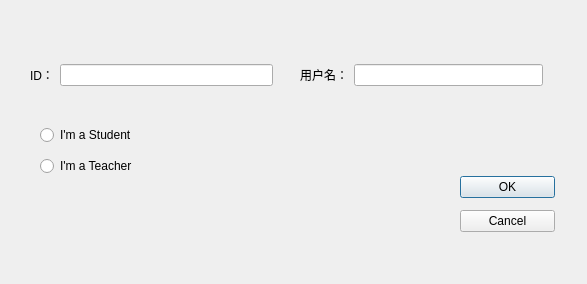
<?xml version="1.0" encoding="UTF-8"?>
<ui version="4.0">
 <class>SignupDialog</class>
 <widget class="QDialog" name="SignupDialog">
  <property name="geometry">
   <rect>
    <x>0</x>
    <y>0</y>
    <width>587</width>
    <height>284</height>
   </rect>
  </property>
  <property name="minimumSize">
   <size>
    <width>587</width>
    <height>284</height>
   </size>
  </property>
  <property name="maximumSize">
   <size>
    <width>587</width>
    <height>284</height>
   </size>
  </property>
  <property name="windowTitle">
   <string>Signup</string>
  </property>
  <property name="styleSheet">
   <string notr="true">background-image: url(:/illust.jpg);</string>
  </property>
  <widget class="QWidget" name="layoutWidget">
   <property name="geometry">
    <rect>
     <x>30</x>
     <y>60</y>
     <width>243</width>
     <height>30</height>
    </rect>
   </property>
   <layout class="QHBoxLayout" name="horizontalLayout">
    <item>
     <widget class="QLabel" name="label">
      <property name="styleSheet">
       <string notr="true">font: 12pt &quot;黑体&quot;;</string>
      </property>
      <property name="text">
       <string>ID：</string>
      </property>
     </widget>
    </item>
    <item>
     <widget class="QLineEdit" name="idEdit">
      <property name="styleSheet">
       <string notr="true">font: 11pt &quot;Arial&quot;;
background-image: url(:/background.png);</string>
      </property>
     </widget>
    </item>
   </layout>
  </widget>
  <widget class="QWidget" name="layoutWidget_2">
   <property name="geometry">
    <rect>
     <x>40</x>
     <y>120</y>
     <width>231</width>
     <height>61</height>
    </rect>
   </property>
   <layout class="QVBoxLayout" name="verticalLayout">
    <item>
     <widget class="QRadioButton" name="stu">
      <property name="styleSheet">
       <string notr="true">font: 11pt &quot;Arial&quot;;</string>
      </property>
      <property name="text">
       <string>I'm a Student</string>
      </property>
     </widget>
    </item>
    <item>
     <widget class="QRadioButton" name="tea">
      <property name="styleSheet">
       <string notr="true">font: 11pt &quot;Arial&quot;;</string>
      </property>
      <property name="text">
       <string>I'm a Teacher</string>
      </property>
     </widget>
    </item>
   </layout>
  </widget>
  <widget class="QWidget" name="layoutWidget_3">
   <property name="geometry">
    <rect>
     <x>300</x>
     <y>60</y>
     <width>243</width>
     <height>30</height>
    </rect>
   </property>
   <layout class="QHBoxLayout" name="horizontalLayout_2">
    <item>
     <widget class="QLabel" name="label_2">
      <property name="styleSheet">
       <string notr="true">font: 12pt &quot;黑体&quot;;</string>
      </property>
      <property name="text">
       <string>用户名：</string>
      </property>
     </widget>
    </item>
    <item>
     <widget class="QLineEdit" name="nameEdit">
      <property name="styleSheet">
       <string notr="true">font: 11pt &quot;Arial&quot;;
background-image: url(:/background.png);</string>
      </property>
     </widget>
    </item>
   </layout>
  </widget>
  <widget class="QWidget" name="layoutWidget_4">
   <property name="geometry">
    <rect>
     <x>460</x>
     <y>170</y>
     <width>95</width>
     <height>69</height>
    </rect>
   </property>
   <layout class="QVBoxLayout" name="ok_cancel">
    <item>
     <widget class="QPushButton" name="ok_Button">
      <property name="styleSheet">
       <string notr="true">font: 11pt &quot;Arial&quot;;</string>
      </property>
      <property name="text">
       <string>OK</string>
      </property>
     </widget>
    </item>
    <item>
     <widget class="QPushButton" name="cancel_Button">
      <property name="styleSheet">
       <string notr="true">font: 11pt &quot;Arial&quot;;</string>
      </property>
      <property name="text">
       <string>Cancel</string>
      </property>
     </widget>
    </item>
   </layout>
  </widget>
 </widget>
 <resources/>
 <connections/>
</ui>
